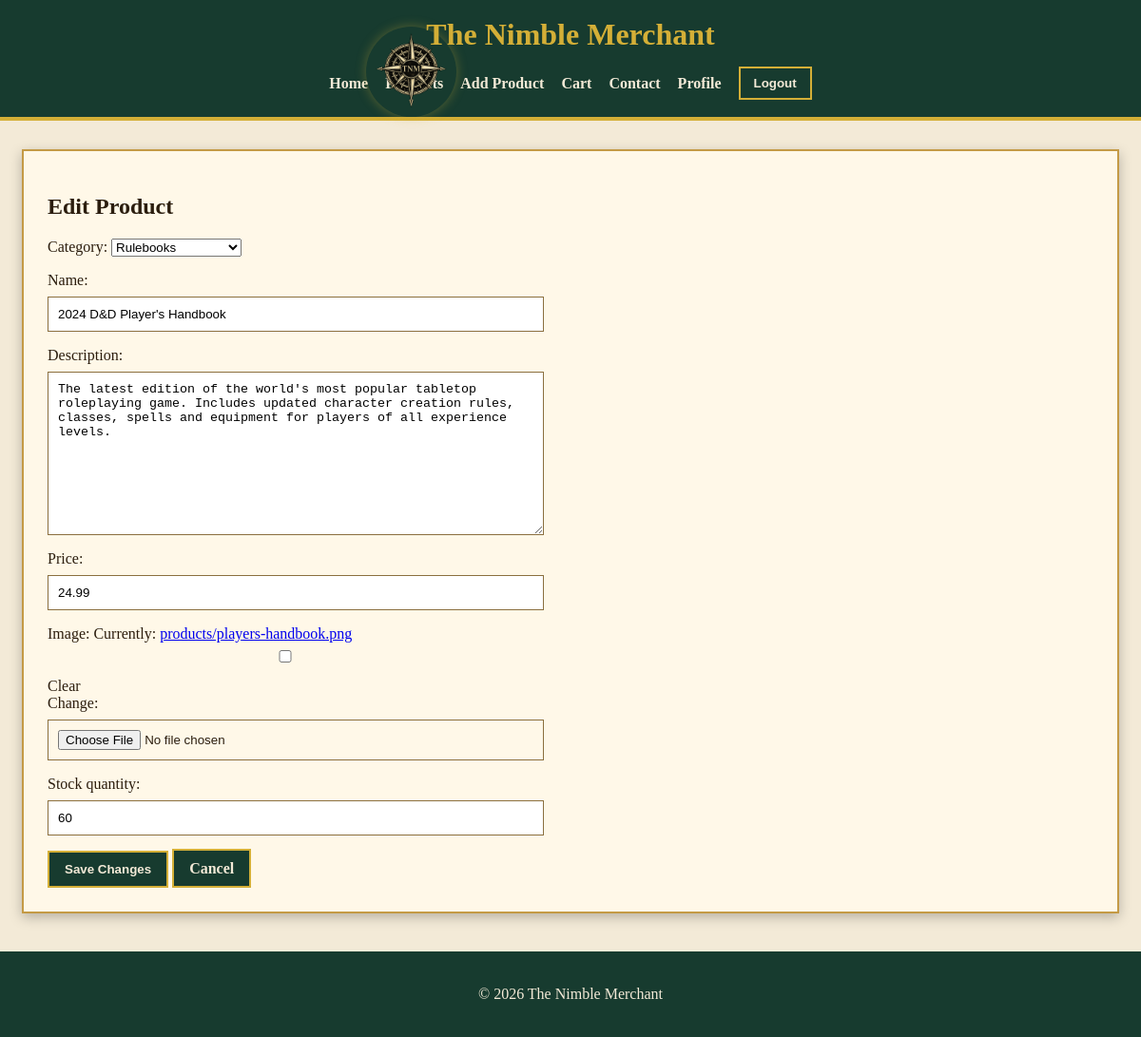
The page /products/4/edit/ (signed in) on the database its author committed.
### products/models.py (models this page shows, shortened)
class Product(models.Model):
    category = models.ForeignKey(
        Category,
        null=True,
        blank=True,
        on_delete=models.SET_NULL
    )
    name = models.CharField(max_length=254)
    description = models.TextField()
    price = models.DecimalField(max_digits=6, decimal_places=2)
    image = models.ImageField(upload_to='products/', null=True, blank=True)
    stock_quantity = models.PositiveIntegerField(default=0)

class Category(models.Model):
    name = models.CharField(max_length=254)
    friendly_name = models.CharField(max_length=254, blank=True, null=True)
    class Meta:
        verbose_name_plural = 'Categories'
    def __str__(self):
        return self.name

### products/views.py (the view)
@staff_member_required
def edit_product(request, product_id):
    product = get_object_or_404(Product, pk=product_id)
    if request.method == "POST":
        form = ProductForm(
            request.POST,
            request.FILES,
            instance=product,
        )
        if form.is_valid():
            product = form.save()
            return redirect("product_detail", product_id=product.id)
    else:
        form = ProductForm(instance=product)
    context = {
        "form": form,
        "product": product,
        "page_title": "Edit Product",
        "button_text": "Save Changes",
    }
    return render(request, "products/product_form.html", context)

### products/forms.py
class ProductForm(forms.ModelForm):
    class Meta:
        model = Product
        fields = "__all__"

### products/templates/products/product_form.html (shortened to what this page needs)
{% extends "base.html" %}
{% block content %}
<section class="product-form-section">
    <h1>{{ page_title }}</h1>
    <form method="post" enctype="multipart/form-data">
        {{ form.as_p }}
        <button type="submit" class="button">
            {{ button_text }}
        </button>
        <a href="{% url 'products' %}" class="button">
            Cancel
        </a>
    </form>
</section>
{% endblock %}

### static/css/base.css (style rules this page uses)
body { margin: 0; font-family: Georgia, 'Times New Roman', serif; background: #f3ead7; color: #2b1d0e; }
button, a.button { background: #173b2f; color: #f3ead7; border: 2px solid #d4af37; padding: 10px 16px; cursor: pointer; text-decoration: none; font-weight: bold; }
input, textarea { display: block; width: 100%; max-width: 500px; padding: 10px; margin: 8px 0 16px 0; border: 1px solid #8b6f3e; }

### rows shown on the page
Product: category "Rulebooks", description "The latest edition of the world's most popular tabletop roleplaying game. Includes updated character creation rules, classes, spells and equipment for players of all experience levels.", price "24.99", stock_quantity "60"
Category: name "2024 D&D Player's Handbook"

### other values the page prints
{{ page_title }} "Edit Product"
{{ button_text }} "Save Changes"
